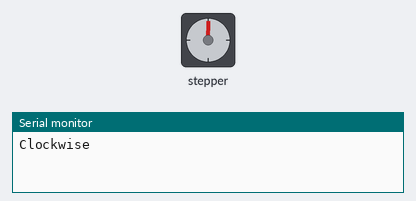
A sketch run on a simulated Arduino Uno, built with avr-gcc and run on an emulated ATmega328P. Parts: stepper motor, the last lines printed to the serial monitor. Stepper angles assume 2048 steps per turn.

Above: at 0.05 s.
At 1.7 s:
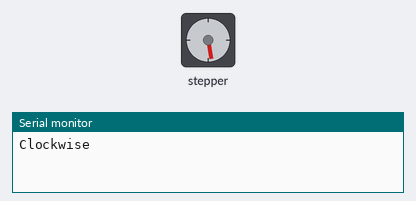
At 3.35 s:
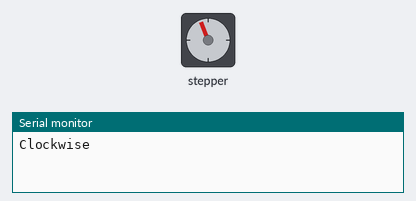
At 7.05 s:
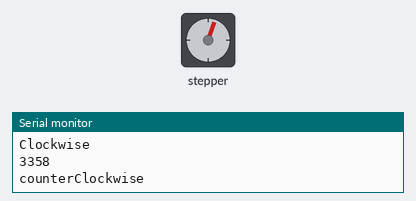
Timing chart, 0 to 10.0 s (numbered marks = the images above):
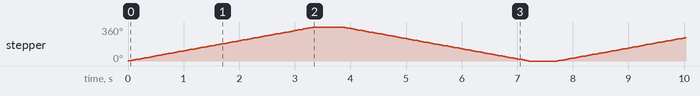

The sketch:

StepMotor_01.ino
```cpp
#include <Stepper.h>

const int stepsPerRevolution = 2048;
long StartTime;

Stepper step28BYJ48(stepsPerRevolution, 8, 10, 9, 11);

void setup( ) {
  step28BYJ48.setSpeed(18);
  Serial.begin(9600);
}

void loop( ) {
  Serial.println("Clockwise");
  StartTime = millis();
  step28BYJ48.step(stepsPerRevolution);
  Serial.println(millis() - StartTime);
  delay(500);

  Serial.println("counterClockwise");
  StartTime = millis();
  step28BYJ48.step(-stepsPerRevolution);
  Serial.println(millis() - StartTime);
  delay(500);
}
```

Measured:
- by itself, stepper: turns 360° clockwise in 3.4 s, then 360° counter-clockwise in 3.3 s, repeating every 7.7 s
